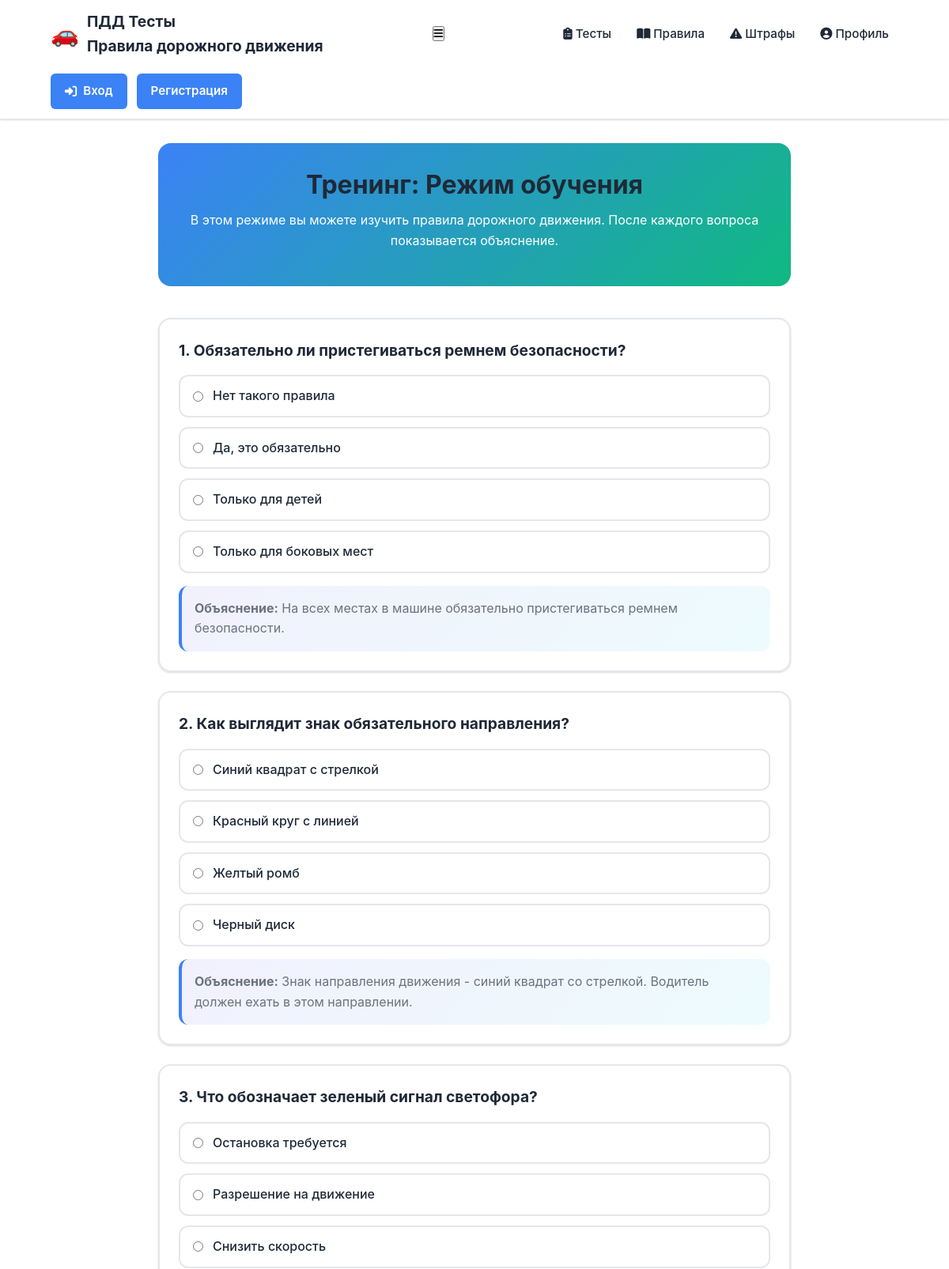
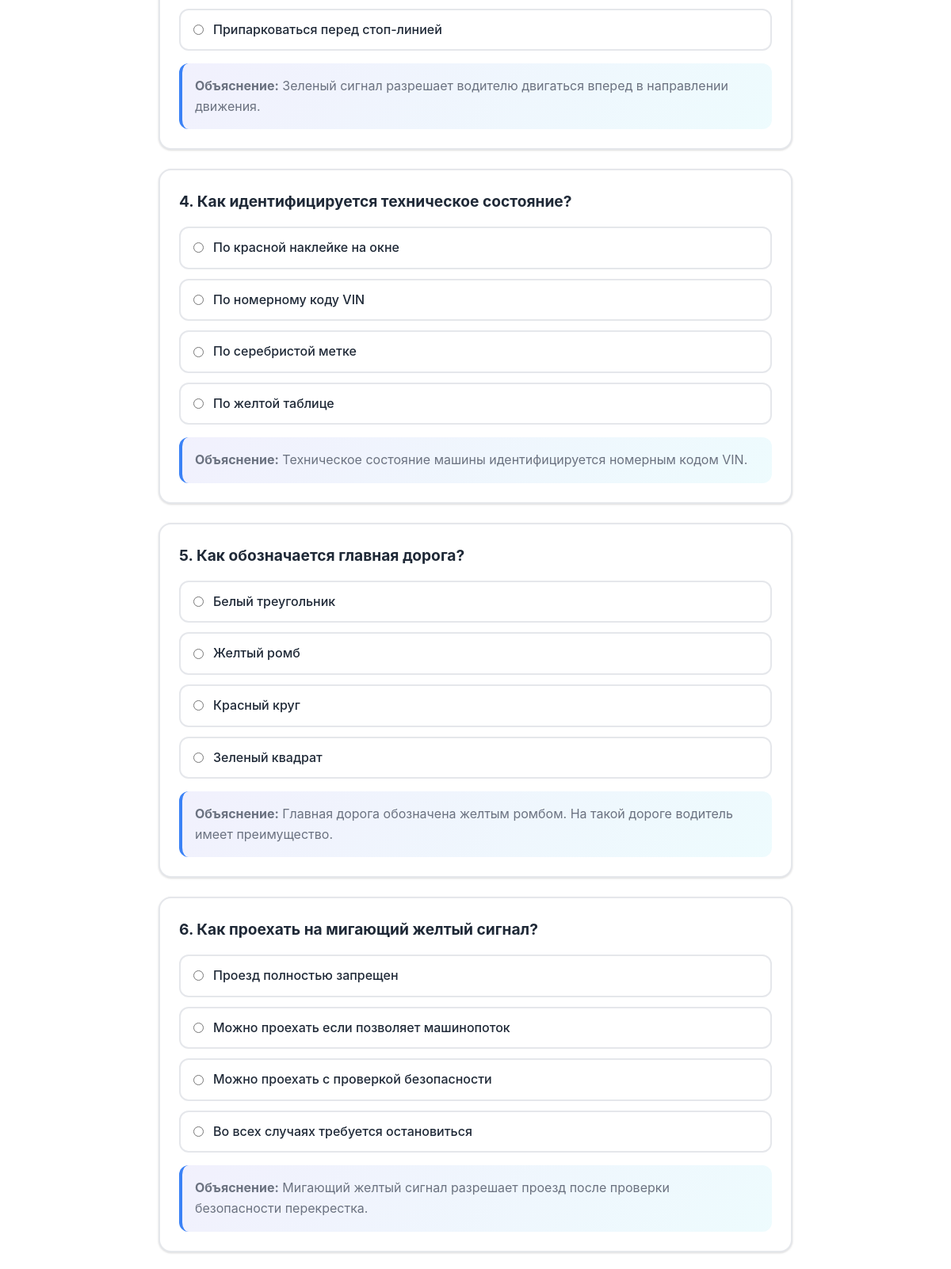
The page /training/learn (upper part) on the database its author committed (2 pictures, top to bottom).
### tables this page shows
CREATE TABLE questions (
    id INTEGER PRIMARY KEY AUTOINCREMENT,
    test_id INTEGER NOT NULL,
    question_text TEXT NOT NULL,
    option_a TEXT NOT NULL,
    option_b TEXT NOT NULL,
    option_c TEXT NOT NULL,
    option_d TEXT NOT NULL,
    correct_option TEXT NOT NULL,
    explanation TEXT,
    category TEXT,
    difficulty TEXT,
    FOREIGN KEY(test_id) REFERENCES tests(id)
);

### app.py (the view)
@app.route('/training/<mode>')
def training_mode(mode):
    if mode not in ('learn','practice','video','animation'):
        flash('Нет данных')
        return redirect(url_for('training_index'))
    if mode in ('learn', 'practice'):
        questions = get_random_questions(limit=20)
        return render_template('training.html', questions=questions, mode=mode)
    elif mode == 'video':
        return render_template('training_video.html')
    elif mode == 'animation':
        return render_template('training_animation.html')

### app.py (called while the page is built)
def get_db_connection():
    conn = sqlite3.connect(DB_PATH)
    conn.row_factory = sqlite3.Row
    return conn

def get_random_questions(limit=40):
    conn = get_db_connection()
    cursor = conn.cursor()
    cursor.execute("SELECT * FROM questions ORDER BY RANDOM() LIMIT ?", (limit,))
    questions = cursor.fetchall()
    conn.close()
    return questions

### templates/training.html (shortened to what this page needs)
{% extends 'base.html' %}
{% block content %}
<div class="training-container">
  <div class="training-header">
    <h2>Тренинг: {% if mode=='learn' %}Режим обучения{% else %}Режим практики{% endif %}</h2>
    <p>В этом режиме вы можете изучить правила дорожного движения. {% if mode=='learn' %}После каждого вопроса показывается объяснение.{% else %}Без объяснений, для быстрой проверки.{% endif %}</p>
  </div>
  <form method="post" action="/submit">
    {% for q in questions %}
      <div class="question-card scroll-fade">
        <fieldset class="question-fieldset">
          <legend>{{ loop.index }}. {{ q['question_text'] }}</legend>
          <div class="options">
            <label class="option">
              <input type="radio" name="q_{{ q['id'] }}" value="A">
              <span class="option-text">{{ q['option_a'] }}</span>
            </label>
            <label class="option">
              <input type="radio" name="q_{{ q['id'] }}" value="B">
              <span class="option-text">{{ q['option_b'] }}</span>
            </label>
            <label class="option">
              <input type="radio" name="q_{{ q['id'] }}" value="C">
              <span class="option-text">{{ q['option_c'] }}</span>
            </label>
            <label class="option">
              <input type="radio" name="q_{{ q['id'] }}" value="D">
              <span class="option-text">{{ q['option_d'] }}</span>
            </label>
          </div>
          {% if mode == 'learn' and q['explanation'] %}
            <div class="explanation">
              <strong>Объяснение:</strong> {{ q['explanation'] }}
            </div>
          {% endif %}
        </fieldset>
      </div>
    {% endfor %}
  </form>
</div>
{% endblock %}

### static/style.css (style rules this page uses)
:root { --bg: #ffffff; --card: #ffffff; --surface: #f9fafb; --primary: #3b82f6; --accent: #10b981; --danger: #ef4444; --success: #22c55e; --text: #1f2937; --muted: #6b7280; --border: #e5e7eb; --shadow: 0 1px 2px rgba(0, 0, 0, 0.05), 0 1px 3px rgba(0, 0, 0, 0.1); }
* { box-sizing: border-box; margin: 0; padding: 0; }
body { font-family: -apple-system, BlinkMacSystemFont, 'Segoe UI', Roboto, 'Helvetica Neue', Arial, sans-serif; font-size: 16px; line-height: 1.6; color: var(--text); background: var(--bg); }
.question-card { background: var(--card); border: 1px solid var(--border); border-radius: 8px; padding: 28px; margin-bottom: 24px; box-shadow: var(--shadow); }
body { display: flex; flex-direction: column; min-height: 100vh; }
h1, h2, h3 { margin-bottom: 16px; color: var(--text); line-height: 1.3; }
h2 { font-size: 1.5rem; font-weight: 700; }
p { margin-bottom: 12px; }

### templates/training.html (style rules this page uses)
.training-container { max-width: 800px; margin: 0 auto; }
.training-header { text-align: center; margin-bottom: 40px; padding: 32px; background: linear-gradient(135deg, var(--primary), var(--accent)); color: #fff; border-radius: 16px; }
.training-header h2 { margin-bottom: 12px; font-size: 2rem; }
.question-card { background: var(--card); border: 2px solid var(--border); border-radius: 16px; padding: 24px; margin-bottom: 24px; animation: slideUp 0.5s ease-out; }
.question-fieldset { border: none; margin: 0; padding: 0; }
.question-fieldset legend { font-size: 1.2rem; font-weight: 700; margin-bottom: 16px; color: var(--text); }
.options { display: grid; gap: 12px; margin-bottom: 16px; }
.option { display: flex; align-items: center; gap: 12px; padding: 12px 16px; border: 2px solid var(--border); border-radius: 12px; cursor: pointer; transition: all 0.3s ease; }
.option input[type="radio"] { margin: 0; }
.option-text { flex: 1; font-weight: 500; }
.explanation { background: linear-gradient(135deg, rgba(79, 70, 229, 0.08), rgba(34, 211, 238, 0.08)); padding: 16px; border-radius: 12px; border-left: 4px solid var(--primary); color: var(--muted); }

### rows shown on the page
questions: question_text "Обязательно ли пристегиваться ремнем безопасности?", option_a "Нет такого правила", option_b "Да, это обязательно", option_c "Только для детей", option_d "Только для боковых мест", explanation "На всех местах в машине обязательно пристегиваться ремнем безопасности."
questions: question_text "Как выглядит знак обязательного направления?", option_a "Синий квадрат с стрелкой", option_b "Красный круг с линией", option_c "Желтый ромб", option_d "Черный диск", explanation "Знак направления движения - синий квадрат со стрелкой. Водитель должен ехать в этом направлении."
questions: question_text "Что обозначает зеленый сигнал светофора?", option_a "Остановка требуется", option_b "Разрешение на движение", option_c "Снизить скорость", option_d "Припарковаться перед стоп-линией", explanation "Зеленый сигнал разрешает водителю двигаться вперед в направлении движения."
questions: question_text "Как идентифицируется техническое состояние?", option_a "По красной наклейке на окне", option_b "По номерному коду VIN", option_c "По серебристой метке", option_d "По желтой таблице", explanation "Техническое состояние машины идентифицируется номерным кодом VIN."
questions: question_text "Как обозначается главная дорога?", option_a "Белый треугольник", option_b "Желтый ромб", option_c "Красный круг", option_d "Зеленый квадрат", explanation "Главная дорога обозначена желтым ромбом. На такой дороге водитель имеет преимущество."
questions: question_text "Как проехать на мигающий желтый сигнал?", option_a "Проезд полностью запрещен", option_b "Можно проехать если позволяет машинопоток", option_c "Можно проехать с проверкой безопасности", option_d "Во всех случаях требуется остановиться", explanation "Мигающий желтый сигнал разрешает проезд после проверки безопасности перекрестка."
